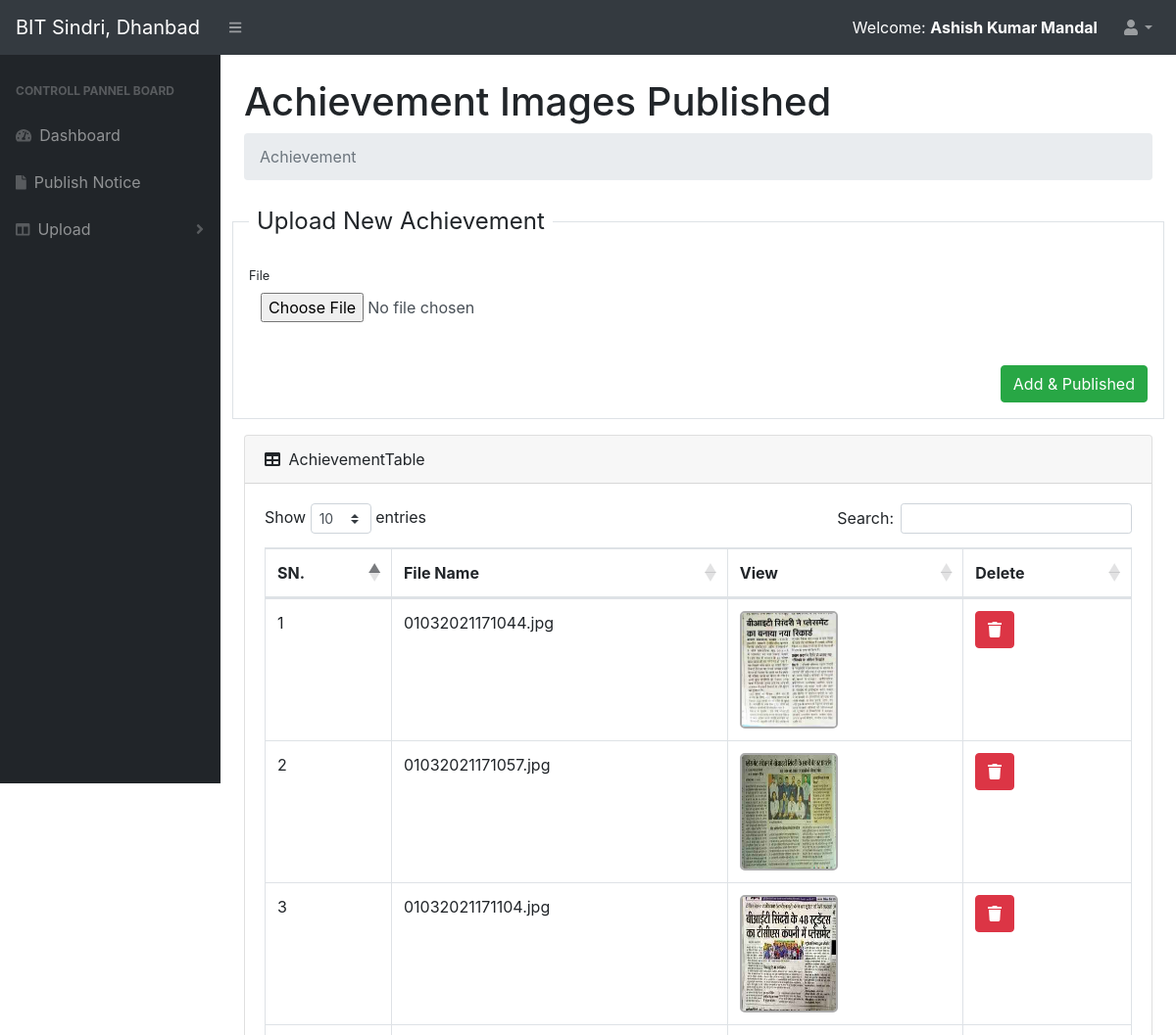
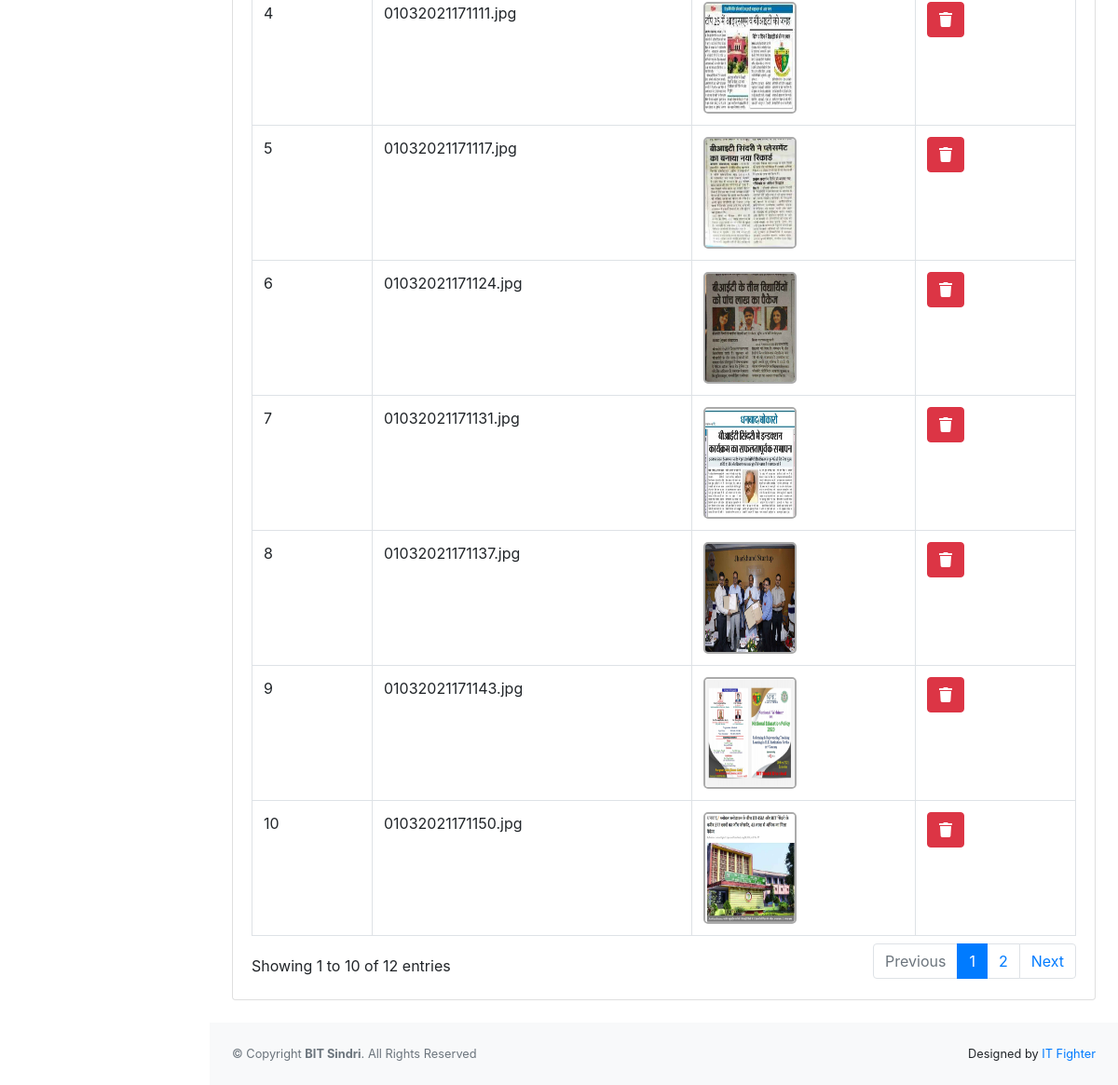
The app's page /admin/achievement.php (signed in) with its own data (2 pictures, top to bottom).
### tables this page shows
CREATE TABLE `achievement` (
  `acmt_id` int(11) NOT NULL,
  `file` varchar(50) NOT NULL,
  `usr_id` int(5) NOT NULL
);

### admin/achievement.php (the view, shortened to what this page needs)
<?php include_once('header_admin.php'); ?>
<div id="layoutSidenav_content">
    <main>
        <div class="container-fluid">
            <h1 class="mt-4">Achievement Images Published</h1>
            <ol class="breadcrumb mb-4">
                <li class="breadcrumb-item active">Achievement</li>
            </ol>
            <div class="row">
                <fieldset class="form-group border p-3 w-100">
                    <legend class="w-auto px-2">Upload New Achievement</legend>
                    <form role="form" id="form" name="form" method="post" action="" enctype="multipart/form-data">
                        <div class="form-row">
                            <div class="col-md-6">
                                <div class="form-group">
                                    <label class="small mb-1" for="inputFile">File</label>
                                    <input name="file" class="form-control b-none" id="inputFile" type="file" required />
                                </div>
                            </div>
                        </div>
                        <div class="form-group mt-4 mb-0">
                            <input class="btn btn-success float-right" type="submit" name="save" value="Add & Published" class="btn btn-success">
                        </div>
                    </form>
                </fieldset>
            </div>
        <div class="card mb-4">
            <div class="card-header">
                <i class="fas fa-table mr-1"></i>
                AchievementTable
            </div>
            <div class="card-body">
                <div class="table-responsive">
                    <table class="table table-bordered" id="dataTable" width="100%" cellspacing="0">
                        <thead>
                            <tr>
                                <th>SN.</th>
                                <th>File Name</th>
                                <th>View</th>
                                <th>Delete</th>
                            </tr>
                        </thead>
                        <tbody>
                            <?php
                                $i = 1;
                                $query = mysqli_query($conn, "SELECT * FROM achievement");
                                while(@$row = mysqli_fetch_array($query)){
                                  $acmt_id = $row['acmt_id'];
                                  $file = $row['file'];
                            ?>
                            <tr>
                                <td><?php echo $i; $i++; ?></td>
                                <td><?php echo $file; ?></td>
                                <td><img src="../assets/img/achievement/<?php echo $file; ?>" id="admin_img"></td>
                                <td><a onclick='return Confirm();' href="delete_achievement.php?id=<?php echo $acmt_id; ?>" class="btn btn-danger btn-xs"><i class="fa fa-trash"></i></a></td>
                            </tr>
                            <?php } ?>
                        </tbody>
                    </table>
                </div>
            </div>
        </div>
    </div>
</main>
<?php include_once('footer_admin.php'); ?>

### admin/header_admin.php (shortened to what this page needs)
<!DOCTYPE html>
<html lang="en">
    <head>
        <link href="../assets/css/admin.css" rel="stylesheet" />
        <link href="https://cdn.datatables.net/1.10.20/css/dataTables.bootstrap4.min.css" rel="stylesheet" />
    </head>
    <body class="sb-nav-fixed">
        <nav class="sb-topnav navbar navbar-expand navbar-dark bg-dark">
            <a class="navbar-brand" href="dashboard.php">BIT Sindri, Dhanbad</a>
            <button class="btn btn-link btn-sm order-1 order-lg-0" id="sidebarToggle" href="#"><i class="fas fa-bars"></i></button>
            <form class="d-none d-md-inline-block form-inline ml-auto mr-0 mr-md-3 my-2 my-md-0">
                <div class="input-group">
                    <span style="float: right; color: #fff;">Welcome: <b><?php
                        echo $_SESSION['session_name']; ?></b></span>
                </div>
            </form>
            <ul class="navbar-nav ml-auto ml-md-0">
                <li class="nav-item dropdown">
                    <a class="nav-link dropdown-toggle" id="userDropdown" href="#" role="button" data-toggle="dropdown" aria-haspopup="true" aria-expanded="false"><i class="fas fa-user fa-fw"></i></a>
                </li>
            </ul>
        </nav>
        <div id="layoutSidenav">
            <div id="layoutSidenav_nav">
                <nav class="sb-sidenav accordion sb-sidenav-dark" id="sidenavAccordion">
                    <div class="sb-sidenav-menu">
                        <div class="nav">
                            <div class="sb-sidenav-menu-heading">Controll Pannel Board</div>
                            <a class="nav-link" href="dashboard.php"><div class="sb-nav-link-icon"><i class="fas fa-tachometer-alt"></i></div> Dashboard </a>
                        <?php if($_SESSION['session_desn_id']!=2) { ?>
                            <a class="nav-link" href="notice.php"><div class="sb-nav-link-icon"><i class="fas fa-file"></i></div> Publish Notice </a>
                            <a class="nav-link collapsed" href="#" data-toggle="collapse" data-target="#collapseLayouts" aria-expanded="false" aria-controls="collapseLayouts">
                                <div class="sb-nav-link-icon"><i class="fas fa-columns"></i></div>
                                Upload
                                <div class="sb-sidenav-collapse-arrow"><i class="fas fa-angle-down"></i></div>
                            </a>
                        <?php } ?>
                        </div>
                    </div>
                </nav>
            </div>

### admin/footer_admin.php (shortened to what this page needs)
                <footer class="py-4 bg-light mt-auto">
                    <div class="container-fluid">
                        <div class="d-flex align-items-center justify-content-between small">
                            <div class="text-muted">&copy; Copyright <strong><span>BIT Sindri</span></strong>. All Rights Reserved</div>
                            <div>
                                Designed by <a href="#">IT Fighter</a>
                            </div>
                        </div>
                    </div>
                </footer>
            </div>
        </div>
    </body>
</html>

### records on screen
achievement: file "01032021171044.jpg", file (picture)
achievement: file "01032021171057.jpg", file (picture)
achievement: file "01032021171104.jpg", file (picture)
achievement: file "01032021171111.jpg", file (picture)
achievement: file "01032021171117.jpg", file (picture)
achievement: file "01032021171124.jpg", file (picture)
achievement: file "01032021171131.jpg", file (picture)
achievement: file "01032021171137.jpg", file (picture)
achievement: file "01032021171143.jpg", file (picture)
achievement: file "01032021171150.jpg", file (picture)

### other values on screen
$_SESSION['session_name'] "Ashish Kumar Mandal"
